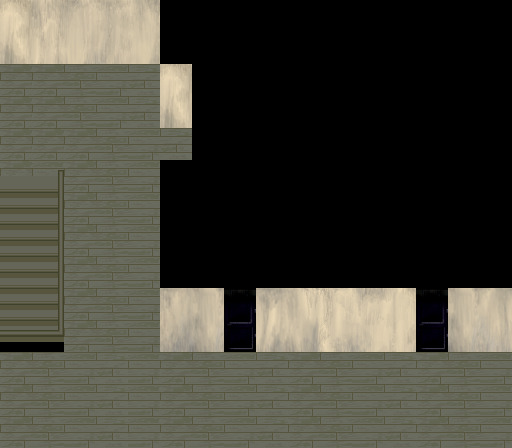

A 2D game scene composited from a Tiled map and its tileset images. What follows is a short description and the map's XML, with every tile layer's data as written:
An orthogonal 16x14 tile map with 32x32 px tiles, 4 tile layers (layer0, layer1, layer2, layer3), 2 tilesets.

<map version="1.9" tiledversion="1.9.2" orientation="orthogonal" renderorder="right-down" width="16" height="14" tilewidth="32" tileheight="32" infinite="0" nextlayerid="5" nextobjectid="1">
 <tileset firstgid="1" source="res/room-01-udw.tsx" />
 <tileset firstgid="1113" source="res/add_more.tsx" />
 <layer id="4" name="layer0" width="16" height="14" locked="1">
  <data encoding="csv">
0,0,0,0,0,0,0,0,0,0,0,0,0,0,0,0,
0,0,0,0,0,0,0,0,0,0,0,0,0,0,0,0,
1424,1424,1424,1424,1424,0,0,0,0,0,0,0,0,0,0,0,
1424,1424,1424,1424,1424,0,0,0,0,0,0,0,0,0,0,0,
1424,1424,1424,1424,1424,1424,0,0,0,0,0,0,0,0,0,0,
1424,1424,1424,1424,1424,0,0,0,0,0,0,0,0,0,0,0,
0,0,1424,1424,1424,0,0,0,0,0,0,0,0,0,0,0,
0,0,1424,1424,1424,0,0,0,0,0,0,0,0,0,0,0,
0,0,1424,1424,1424,0,0,0,0,0,0,0,0,0,0,0,
0,0,1424,1424,1424,0,0,0,0,0,0,0,0,0,0,0,
0,0,1424,1424,1424,0,0,0,0,0,0,0,0,0,0,0,
1424,1424,1424,1424,1424,1424,1424,1424,1424,1424,1424,1424,1424,1424,1424,1424,
1424,1424,1424,1424,1424,1424,1424,1424,1424,1424,1424,1424,1424,1424,1424,1424,
1424,1424,1424,1424,1424,1424,1424,1424,1424,1424,1424,1424,1424,1424,1424,1424
</data>
 </layer>
 <layer id="1" name="layer1" width="16" height="14" locked="1">
  <data encoding="csv">
1057,1058,1059,1060,1061,0,0,0,0,0,0,0,0,0,0,0,
1065,1066,1067,1068,1069,0,0,0,0,0,0,0,0,0,0,0,
1,1,2,3,4,1057,0,0,0,0,0,0,0,0,0,0,
1,1,2,3,4,1065,0,0,0,0,0,0,0,0,0,0,
1,1,1,2,3,4,0,0,0,0,0,0,0,0,0,0,
1,3,1,2,3,0,0,0,0,0,0,0,0,0,0,0,
0,0,1,2,3,0,0,0,0,0,0,0,0,0,0,0,
0,0,1,2,3,0,0,0,0,0,0,0,0,0,0,0,
0,0,1,2,3,0,0,0,0,0,0,0,0,0,0,0,
0,0,1,2,3,1033,1034,1035,1036,1037,1038,1039,1040,1033,1034,1035,
0,0,1,2,3,1041,1042,1043,1044,1045,1046,1047,1048,1041,1042,1043,
1,2,3,4,3,1,2,3,4,1,2,3,4,1,2,3,
1,2,3,4,3,1,2,3,4,1,2,3,4,1,2,3,
1,2,3,4,3,1,2,3,4,1,2,3,4,1,2,3
</data>
 </layer>
 <layer id="2" name="layer2" width="16" height="14" locked="1">
  <data encoding="csv">
0,0,0,0,0,0,0,0,0,0,0,0,0,0,0,0,
0,0,0,0,0,0,0,0,0,0,0,0,0,0,0,0,
0,0,0,0,0,0,0,0,0,0,0,0,0,0,0,0,
0,0,0,0,0,0,0,0,0,0,0,0,0,0,0,0,
0,0,0,0,0,0,0,0,0,0,0,0,0,0,0,0,
66,66,0,0,0,0,0,0,0,0,0,0,0,0,0,0,
57,57,0,0,0,0,0,0,0,0,0,0,0,0,0,0,
57,57,0,0,0,0,0,0,0,0,0,0,0,0,0,0,
57,57,0,0,0,0,0,0,0,0,0,0,0,0,0,0,
57,57,0,0,0,0,0,1431,0,0,0,0,0,1431,0,0,
65,65,0,0,0,0,0,1447,0,0,0,0,0,1447,0,0,
0,0,0,0,0,0,0,0,0,0,0,0,0,0,0,0,
0,0,0,0,0,0,0,0,0,0,0,0,0,0,0,0,
0,0,0,0,0,0,0,0,0,0,0,0,0,0,0,0
</data>
 </layer>
 <layer id="3" name="layer3" width="16" height="14" locked="1">
  <data encoding="csv">
0,0,0,0,0,0,0,0,0,0,0,0,0,0,0,0,
0,0,0,0,0,0,0,0,0,0,0,0,0,0,0,0,
0,0,0,0,0,0,0,0,0,0,0,0,0,0,0,0,
0,0,0,0,0,0,0,0,0,0,0,0,0,0,0,0,
0,0,0,0,0,0,0,0,0,0,0,0,0,0,0,0,
0,48,0,0,0,0,0,0,0,0,0,0,0,0,0,0,
0,47,0,0,0,0,0,0,0,0,0,0,0,0,0,0,
0,47,0,0,0,0,0,0,0,0,0,0,0,0,0,0,
0,47,0,0,0,0,0,0,0,0,0,0,0,0,0,0,
0,47,0,0,0,0,0,0,0,0,0,0,0,0,0,0,
54,55,0,0,0,0,0,0,0,0,0,0,0,0,0,0,
0,0,0,0,0,0,0,0,0,0,0,0,0,0,0,0,
0,0,0,0,0,0,0,0,0,0,0,0,0,0,0,0,
0,0,0,0,0,0,0,0,0,0,0,0,0,0,0,0
</data>
 </layer>
</map>
